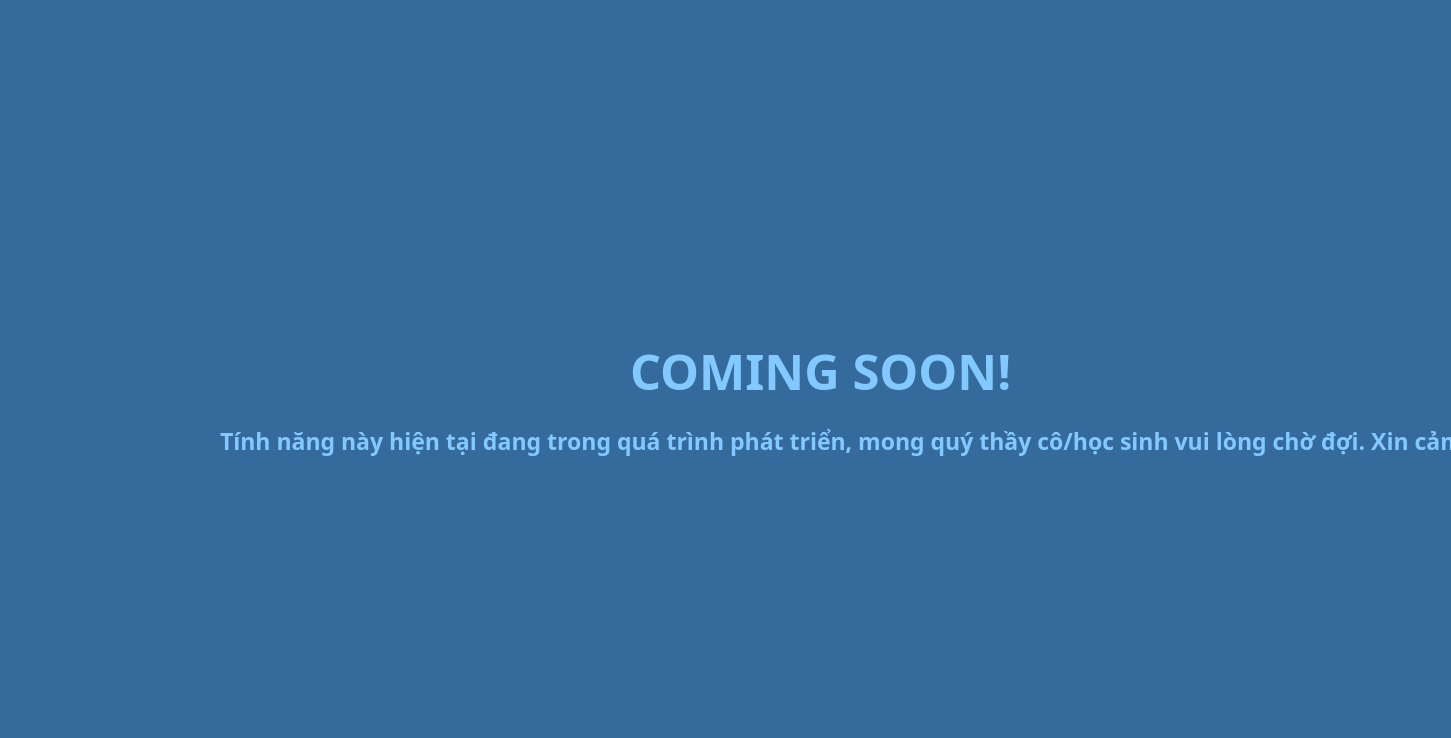
<?xml version="1.0" encoding="UTF-8"?>
<ui version="4.0">
 <class>MainWindow</class>
 <widget class="QMainWindow" name="MainWindow">
  <property name="geometry">
   <rect>
    <x>0</x>
    <y>0</y>
    <width>1451</width>
    <height>738</height>
   </rect>
  </property>
  <property name="windowTitle">
   <string>MainWindow</string>
  </property>
  <widget class="QWidget" name="centralwidget">
   <property name="styleSheet">
    <string notr="true">background-color: #356a9c;</string>
   </property>
   <widget class="QLabel" name="label_7">
    <property name="geometry">
     <rect>
      <x>630</x>
      <y>330</y>
      <width>381</width>
      <height>81</height>
     </rect>
    </property>
    <property name="font">
     <font>
      <family>Segoe UI Semibold</family>
      <pointsize>37</pointsize>
      <weight>75</weight>
      <italic>false</italic>
      <bold>true</bold>
     </font>
    </property>
    <property name="styleSheet">
     <string notr="true">
background-color:none;
color:rgb(129, 201, 255);</string>
    </property>
    <property name="text">
     <string>COMING SOON!!</string>
    </property>
   </widget>
   <widget class="QLabel" name="label_8">
    <property name="geometry">
     <rect>
      <x>220</x>
      <y>400</y>
      <width>1331</width>
      <height>81</height>
     </rect>
    </property>
    <property name="font">
     <font>
      <family>Segoe UI Semibold</family>
      <pointsize>17</pointsize>
      <weight>75</weight>
      <italic>false</italic>
      <bold>true</bold>
     </font>
    </property>
    <property name="styleSheet">
     <string notr="true">
background-color:none;
color:rgb(129, 201, 255);</string>
    </property>
    <property name="text">
     <string>Tính năng này hiện tại đang trong quá trình phát triển, mong quý thầy cô/học sinh vui lòng chờ đợi. Xin cảm ơn!</string>
    </property>
   </widget>
  </widget>
 </widget>
 <resources/>
 <connections/>
</ui>
